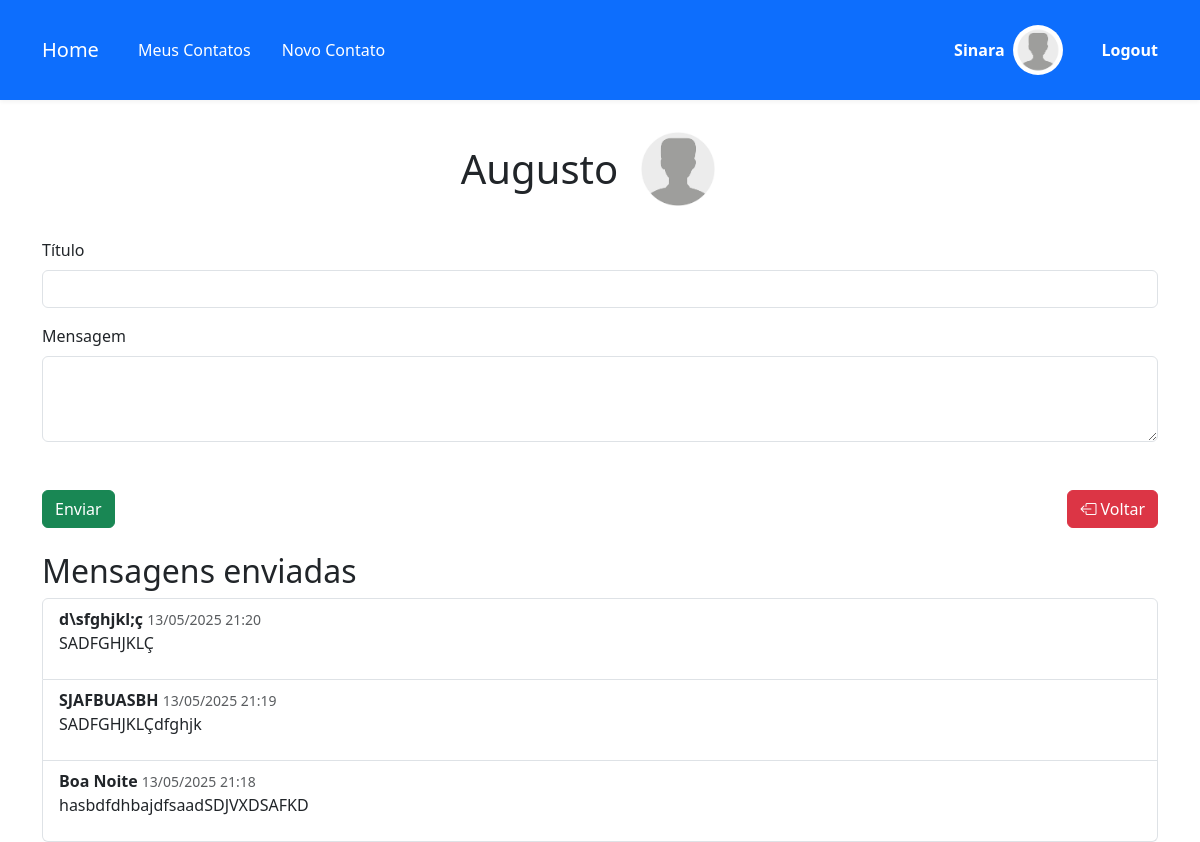
/mensagem/3 (signed in), run on the app's committed database.
### app.py (models this page shows)
class User(UserMixin, db.Model):
    id = db.Column(db.Integer, primary_key=True)
    name = db.Column(db.String(150), nullable=False)
    email = db.Column(db.String(150), unique=True, nullable=False)
    celular = db.Column(db.String(150), nullable=False)
    password = db.Column(db.String(150), nullable=False)
    contatos = db.relationship('Contato', backref='user', lazy=True)

class Contato(db.Model):
    id = db.Column(db.Integer, primary_key=True)
    name = db.Column(db.String(150), nullable=False)
    email = db.Column(db.String(150), unique=True, nullable=False)
    celular = db.Column(db.String(150), nullable=False)
    user_id = db.Column(db.Integer, db.ForeignKey('user.id'), nullable=False)
    mensagens = db.relationship('Mensagem', backref='contato', cascade="all, delete-orphan")

class Mensagem(db.Model):
    id = db.Column(db.Integer, primary_key=True)
    titulo = db.Column(db.String(100), nullable=False)
    texto = db.Column(db.Text, nullable=False)
    data_envio = db.Column(db.DateTime, default=datetime.now)  # <-- sem parênteses!
    contato_id = db.Column(db.Integer, db.ForeignKey('contato.id'), nullable=False)

### app.py (the view, shortened to what this page needs)
@app.route('/mensagem/<int:contato_id>', methods=['GET', 'POST'])
@login_required
def mensagem(contato_id):
    contato = Contato.query.filter_by(id=contato_id, user_id=current_user.id).first()
    if not contato:
        flash('Contato não encontrado ou você não tem permissão.')
        return redirect(url_for('meus_contato'))
    mensagens = Mensagem.query.filter_by(contato_id=contato.id).order_by(Mensagem.data_envio.desc()).all()
    return render_template('mensagem.html', contato=contato, mensagens=mensagens)

### app.py (called while the page is built)
@login_manager.user_loader
def load_user(user_id):
    return User.query.get(int(user_id))

### templates/mensagem.html (shortened to what this page needs)
{% extends "base.html" %}
{% block content %}
<div class="container mt-4">
    <div class="d-flex justify-content-center align-items-center mb-4">
        <h1 class="mb-0" style="margin-right: 15px;">{{ contato.name }}</h1>
        <img src="{{ url_for('static', filename='img/contato.png') }}" alt="Imagem do contato" width="90" height="90"
            class="rounded-circle mr-3">
    </div>
    <form method="post" class="mb-4">
        <div class="mb-3">
            <label for="titulo" class="form-label">Título</label>
            <input type="text" class="form-control" id="titulo" name="titulo" required>
        </div>
        <div class="mb-3">
            <label for="texto" class="form-label">Mensagem</label>
            <textarea class="form-control" id="texto" name="texto" rows="3" required></textarea>
        </div>
        <div class="d-flex justify-content-between mt-5">
            <button type="submit" class="btn btn-success">Enviar</button>
            <button type="button" class="btn btn-danger" onclick="history.back()">
                <i class="bi bi-box-arrow-left"></i> Voltar
            </button>
        </div>
    </form>
    <h2>Mensagens enviadas</h2>
    {% if mensagens %}
    <ul class="list-group">
        {% for m in mensagens %}
        <li class="list-group-item">
            <strong>{{ m.titulo }}</strong>
            <small class="text-muted">{{ m.data_envio.strftime('%d/%m/%Y %H:%M') }}</small>
            <p>{{ m.texto }}</p>
        </li>
        {% endfor %}
    </ul>
    {% else %}
    <p>Não há mensagens enviadas ainda.</p>
    {% endif %}
</div>
{% endblock %}

### templates/base.html (shortened to what this page needs)
<!DOCTYPE html>
<html lang="pt-BR">
<head>
  <link rel="stylesheet" href="{{ url_for('static', filename='styles.css')}}">
  <link rel="stylesheet" href="https://cdn.jsdelivr.net/npm/bootstrap@4.6.2/dist/css/bootstrap.min.css"
>
  <link rel="stylesheet" href="https://cdn.jsdelivr.net/npm/bootstrap-icons@1.11.3/font/bootstrap-icons.css"
>
  <link href="https://cdn.jsdelivr.net/npm/bootstrap@5.3.2/dist/css/bootstrap.min.css" rel="stylesheet">
</head>
<body>
  {% block menu %}
  <nav style="padding: 25px;" class="navbar navbar-expand-lg navbar-dark bg-primary text-white">
    <div class="container">
      <a class="navbar-brand" href="\">Home</a>
      <div class="collapse navbar-collapse" id="navbarNavAltMarkup">
        <div class="navbar-nav me-auto">
          <a class="nav-link active" href="\meus-contatos">Meus Contatos</a>
          <a class="nav-link active" href="\contato">Novo Contato</a>
        </div>
        <div class="ml-auto d-flex align-items-center">
          <div class="d-flex align-items-center mr-3">
            <span style="margin-right: 8px;"><strong>{{ current_user.name }}</strong></span>
            <img src="{{ url_for('static', filename='img/contato.png') }}" alt="Usuário" width="50" height="50"
              class="rounded-circle mr-2">
          </div>
          <a class="nav-link text-white p-0" href="{{ url_for('logout') }}"><strong>Logout</strong></a>
        </div>
      </div>
    </div>
  </nav>
  {% endblock %}
  {% block content %}
  {% endblock %}
</body>
</html>

### static/styles.css (style rules this page uses)
.navbar { box-shadow: 0 2px 4px rgba(0, 0, 0, 0.05); }
.navbar .nav-link { margin-left: 15px; transition: color 0.3s; }

### data on the page
User: name "Sinara"
Contato: name "Augusto"
Mensagem: titulo "d\\sfghjkl;ç", data_envio "13/05/2025 21:20", texto "SADFGHJKLÇ"
Mensagem: titulo "SJAFBUASBH", data_envio "13/05/2025 21:19", texto "SADFGHJKLÇdfghjk"
Mensagem: titulo "Boa Noite", data_envio "13/05/2025 21:18", texto "hasbdfdhbajdfsaadSDJVXDSAFKD"
